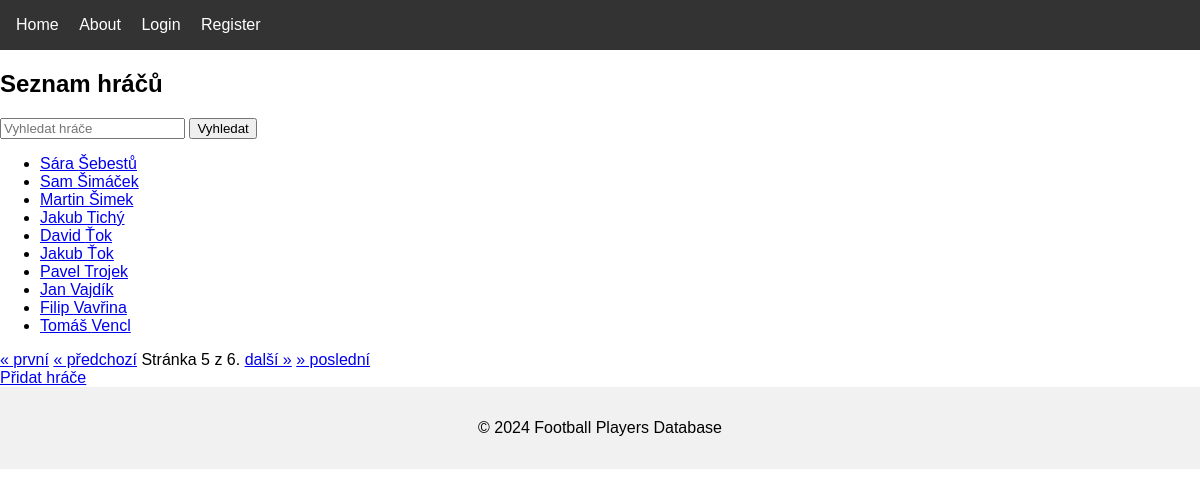
Screenshot of /players/?page=5 with the database file from the repository.
### players/models.py (models this page shows, shortened)
class Player(models.Model):
    id_player = models.CharField(max_length=10, unique=True, verbose_name="ID hráče", blank=True, null=True)  # Přidané pole id_player
    last_name = models.CharField(max_length=100, verbose_name="Lastname")
    first_name = models.CharField(max_length=100, verbose_name="Firtname")
    birth_year = models.IntegerField(verbose_name="Birthyear")
    club = models.CharField(max_length=100, verbose_name="Club")

### players/views.py (the view)
# urls.py: path('', views.players_list, name='players'),  # Seznam hráčů
def players_list(request):
    query = request.GET.get('q')
    if query:
        player_list = Player.objects.filter(first_name__icontains=query) | Player.objects.filter(
            last_name__icontains=query)
    else:
        player_list = Player.objects.all()
    paginator = Paginator(player_list, 10)  # 10 hráčů na stránku
    page_number = request.GET.get('page')  # Získání čísla stránky z GET parametru
    players = paginator.get_page(page_number)  # Načtení hráčů pro danou stránku
    return render(request, 'players/players_list.html', {'players': players, 'query': query})

### players/templates/players/players_list.html (shortened to what this page needs)
{% extends 'core/base.html' %}
{% block content %}
  <h2>Seznam hráčů</h2>
  <form method="GET" action="{% url 'players' %}">
    <input type="text" name="q" placeholder="Vyhledat hráče" value="{{ query|default:'' }}">
    <button type="submit">Vyhledat</button>
  </form>
  <ul>
    {% for player in players %}
      <li>
        <a href="{% url 'player_detail' player.pk %}">{{ player.first_name }} {{ player.last_name }}</a>
      </li>
    {% empty %}
      <li>Nebyli nalezeni žádní hráči.</li>
    {% endfor %}
  </ul>
  <div class="pagination">
    <span class="step-links">
      {% if players.has_previous %}
        <a href="?page=1{% if query %}&q={{ query }}{% endif %}">&laquo; první</a>
        <a href="?page={{ players.previous_page_number }}{% if query %}&q={{ query }}{% endif %}">« předchozí</a>
      {% endif %}
      <span class="current">
        Stránka {{ players.number }} z {{ players.paginator.num_pages }}.
      </span>
      {% if players.has_next %}
        <a href="?page={{ players.next_page_number }}{% if query %}&q={{ query }}{% endif %}">další »</a>
        <a href="?page={{ players.paginator.num_pages }}{% if query %}&q={{ query }}{% endif %}">&raquo; poslední</a>
      {% endif %}
    </span>
  </div>
  <a href="{% url 'add_player' %}">Přidat hráče</a>
{% endblock %}

### core/static/css/styles.css (style rules this page uses)
body { font-family: Arial, sans-serif; margin: 0; padding: 0; }

### rows the page displays
Player: first_name "Sára", last_name "Šebestů"
Player: first_name "Sam", last_name "Šimáček"
Player: first_name "Martin", last_name "Šimek"
Player: first_name "Jakub", last_name "Tichý"
Player: first_name "David", last_name "Ťok"
Player: first_name "Jakub", last_name "Ťok"
Player: first_name "Pavel", last_name "Trojek"
Player: first_name "Jan", last_name "Vajdík"
Player: first_name "Filip", last_name "Vavřina"
Player: first_name "Tomáš", last_name "Vencl"

### other values shown
{{ players.number }} "5"
{{ players.paginator.num_pages }} "6"
